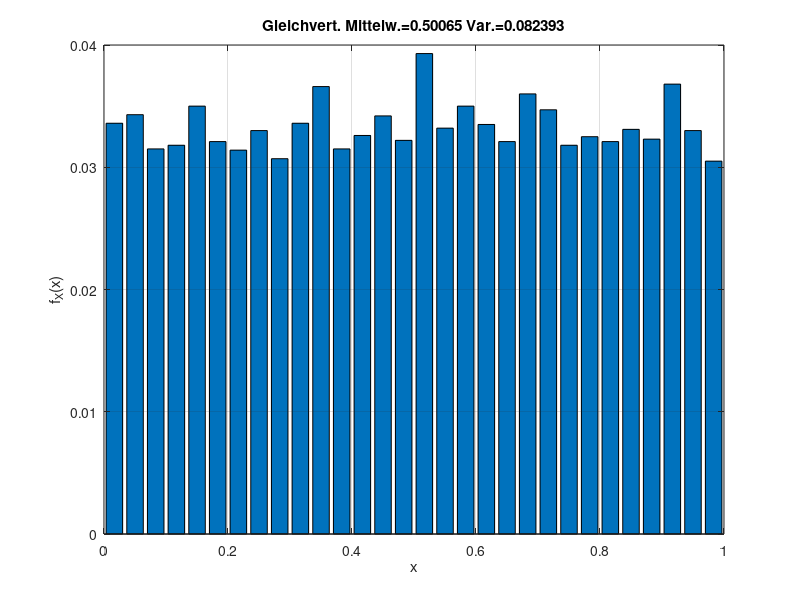
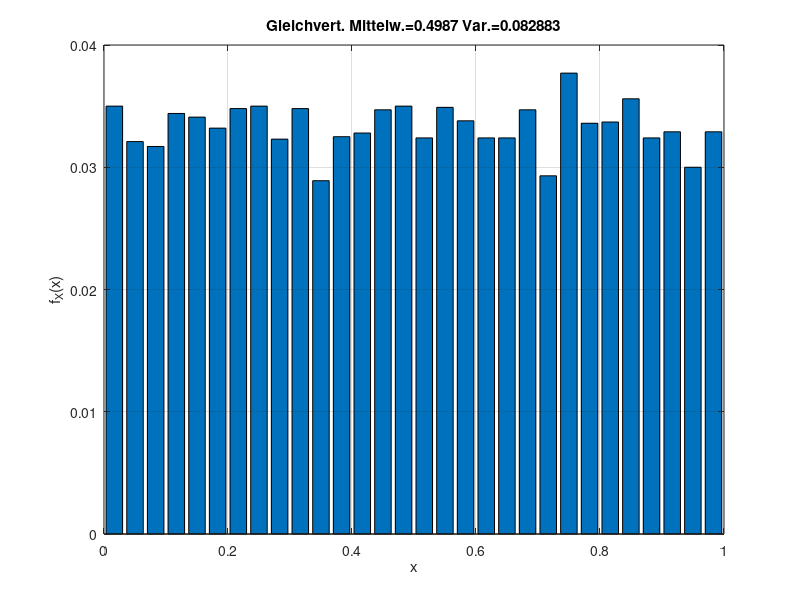
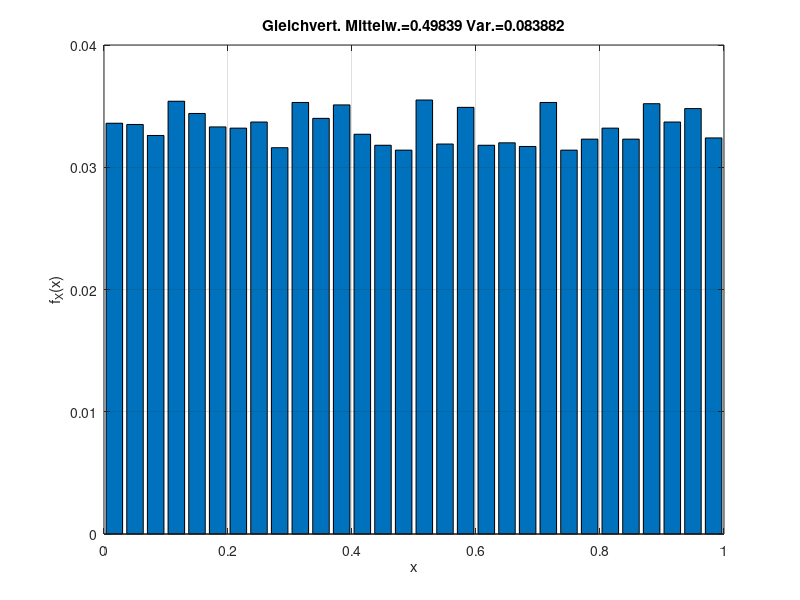
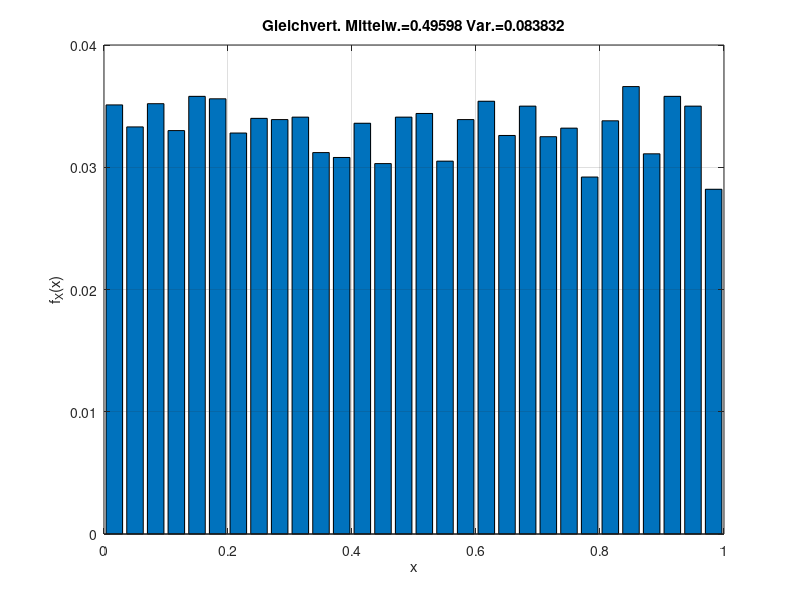

Recreate these plots in MATLAB, in order.
% ##############################################################################
% ##  Loesung: Gleichverteilter zeitdiskreter stochastischer Prozess          ##
% ##############################################################################
N=10000;

% #####  Teilaufgabe a: Rauschfolge  #####
n_0 = rand(N,1);

% #####  Teilaufgabe b: Histogramm  #####
n = rand(N,1);
[H,x] = hist(n,30);
H = H/N;      % Damit H eine Schaetzung der Wahrscheinlichkeitsdichte
              % ist, muss die Flaeche eins sein

% # grafische Ausgabe # %              
figure; 
bar(x,H);
grid; 
xlabel('x'); 
ylabel('f_X(x)'); 
title(['Gleichvert. Mittelw.=',num2str(mean(n)),' Var.=',num2str(std(n).^2)]);

% #####  Teilaufgabe c:  Mittelwert und Varianz  #####
n = rand(N,1);
m = mean(n);
s = var(n);

% #####  Teilaufgabe d:  Musterfunktion  #####
for k=1:5
    n = rand(N,1);
    [H,x]=hist(n,30);
    H = H/N;
    
    % # grafische Ausgabe # %
    figure; 
    bar(x,H); 
    grid; 
    xlabel('x'); 
    ylabel('f_X(x)');
    title(['Gleichvert. Mittelw.=',num2str(mean(n)),' Var.=',num2str(std(n).^2)]);
end
% #####  EOF  #####
